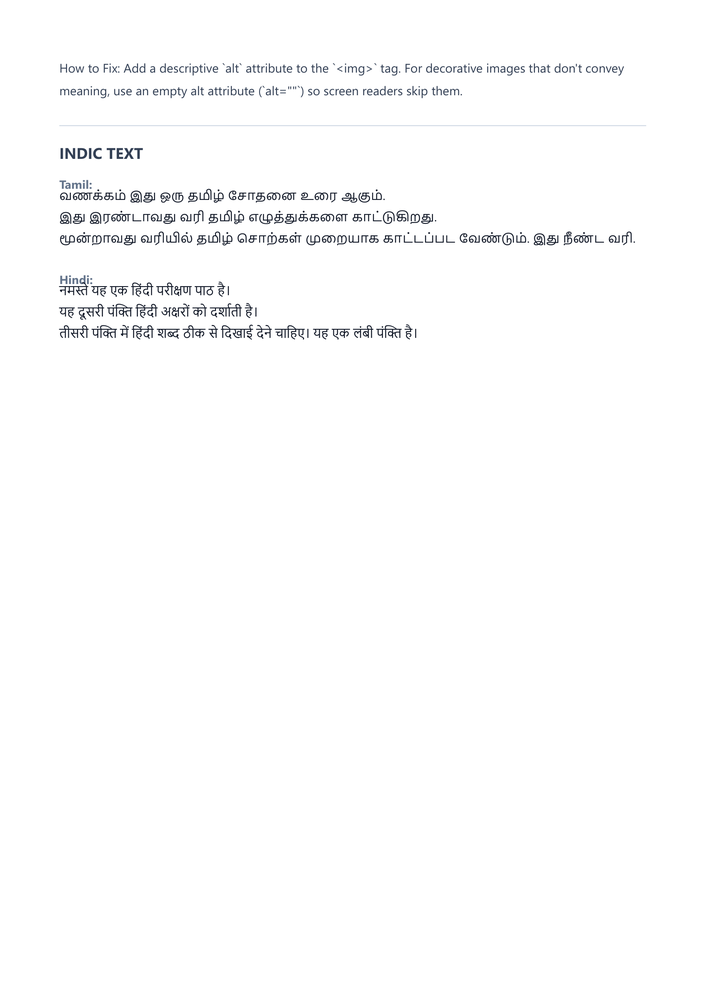
#> input picture backend/page2.png, 706 x 999 px, shrunk from 1654 x 2339 before the run
$ python ana1.py
#> lines starting #> are read from the running program, lines starting #| are printed output that depends on the picture; after the words box and inside, x2 and y2 are one past the last pixel; in counts of white or black regions, pixels touching at a corner belong together
from PIL import Image
import numpy as np
im = np.array(Image.open('page2.png').convert('L'))
h, w = im.shape
#> h = 999; w = 706
print('img', w, h)
#| img 706 999
ink = im < 200
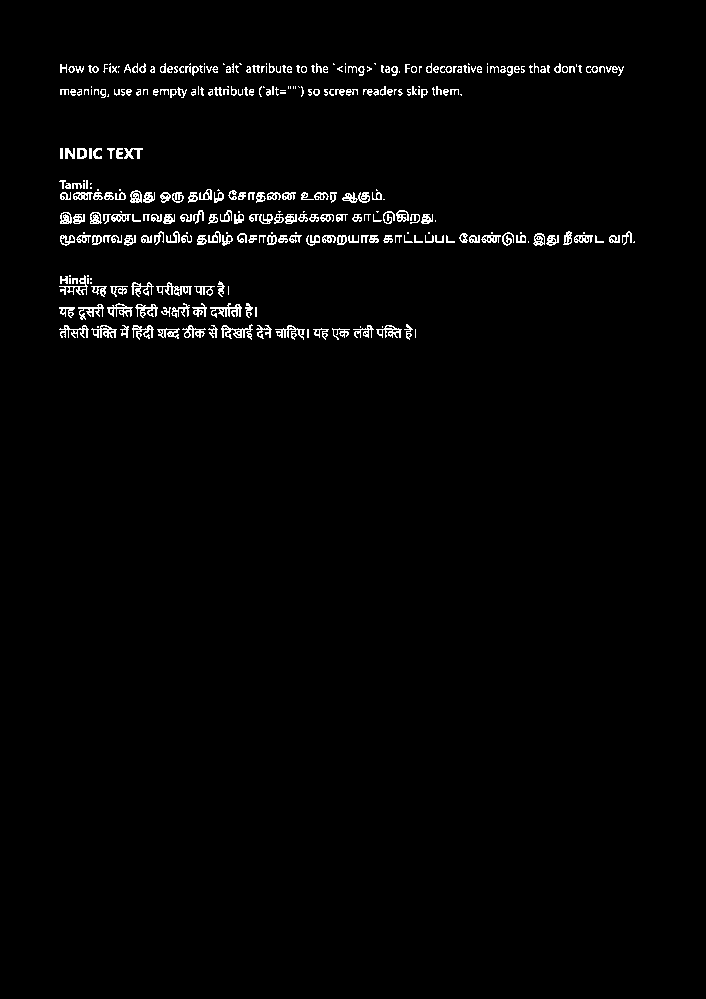
#> ink: shape (999, 706) bool; 1.9% white in thin lines or dots, all inside (x1, y1, x2, y2) = (59, 63, 635, 340)
rows = ink.sum(axis=1)
#> rows = 999 values, max 364 at index 241, min 0 at index 0, mean 13.54
inband = False
start = 0
bands = []
for r in range(h):
    if ink[r].sum() > 3 and not inband:
        inband = True; start = r
    elif ink[r].sum() <= 3 and inband:
        inband = False; bands.append((start, r))
#> after the loop, bands = [(63, 76), (86, 98), (148, 159), (180, 203), (210, 224), (231, 246), (275, 297), (303, 319), (325, 340)]; inband = False; start = 325
if inband:
    bands.append((start, h))
for (a, b) in bands:
    print('band rows %d-%d height %d maxink %d' % (a, b, b - a, ink[a:b].sum(axis=1).max()))
#> this loop made 9 passes
#| band rows 63-76 height 13 maxink 279
#| band rows 86-98 height 12 maxink 233
#| band rows 148-159 height 11 maxink 57
#| band rows 180-203 height 23 maxink 200
#| band rows 210-224 height 14 maxink 247
#| band rows 231-246 height 15 maxink 364
#| band rows 275-297 height 22 maxink 149
#| band rows 303-319 height 16 maxink 167
#> (further printed lines are left out)

$ run again, with backend/render-1.png copied over backend/page2.png
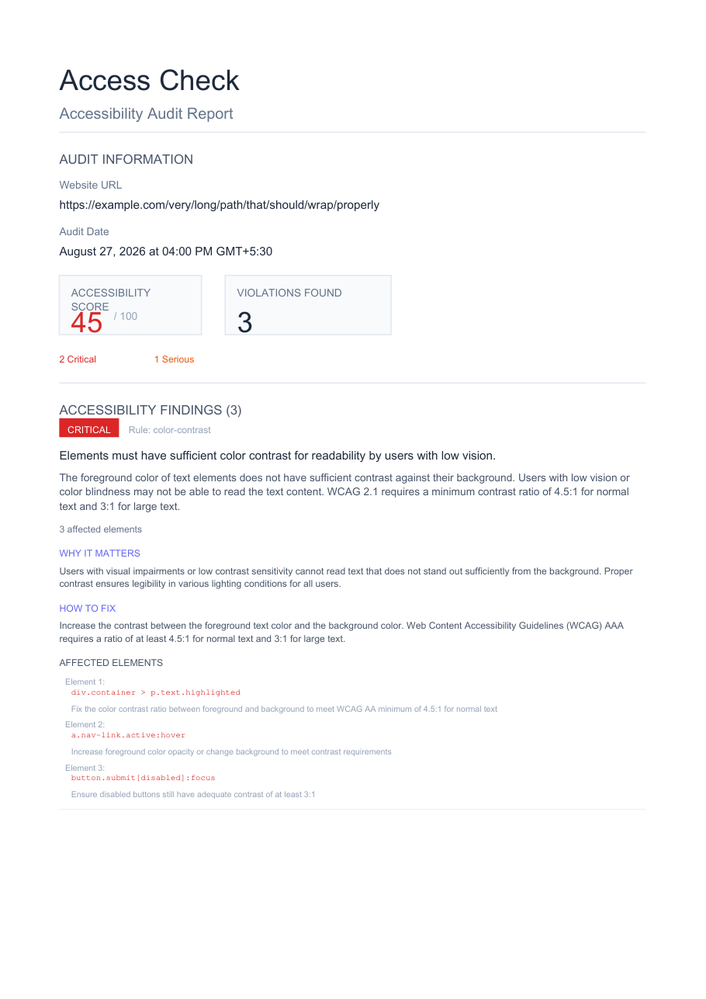
#> input picture backend/render-1.png, 706 x 999 px, shrunk from 910 x 1287 before the run
#| img 706 999
#> `ink = im < 200`:
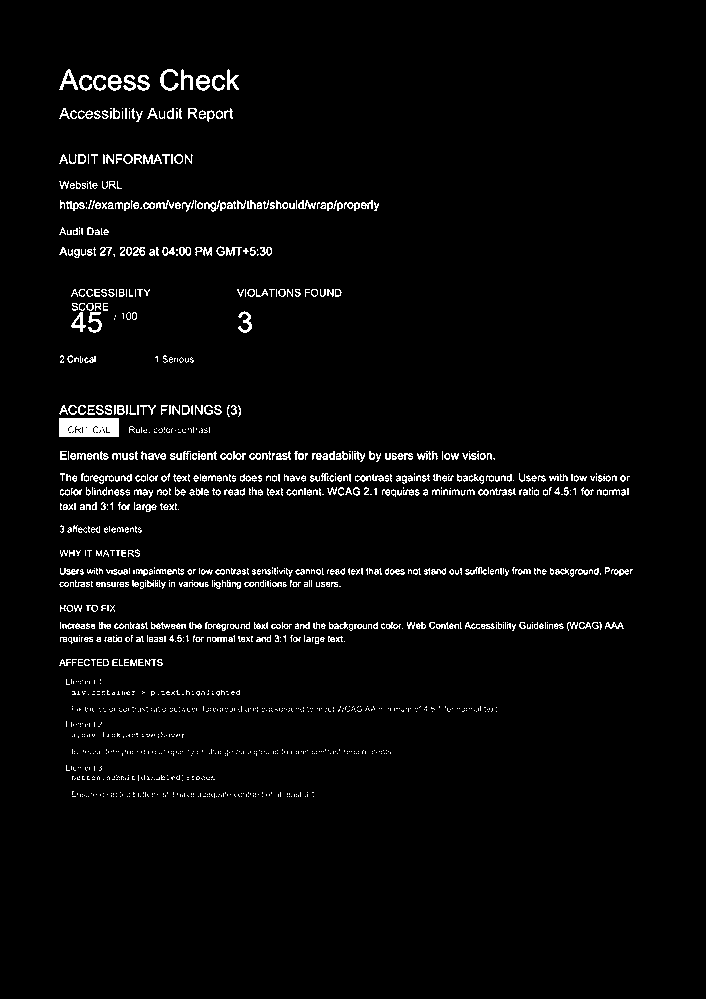
#> ink: shape (999, 706) bool; 3% white in thin lines or dots, all inside (x1, y1, x2, y2) = (59, 69, 633, 798)
#> rows = 999 values, max 374 at index 476, min 0 at index 0, mean 21.09
#> after the loop `for r in range(h):`: bands = 35 pairs, first value 69 to 792, second value 91 to 797; inband = False; start = 792
#> the loop `for (a, b) in bands:` made 35 passes
#> (a, b) on passes 1 to 8: (69, 91), (108, 122), (154, 164), (181, 189), (200, 211), (227, 235), (247, 258), (289, 297)
#> (printed output is left out)

$ run again, with backend/render-2.png copied over backend/page2.png
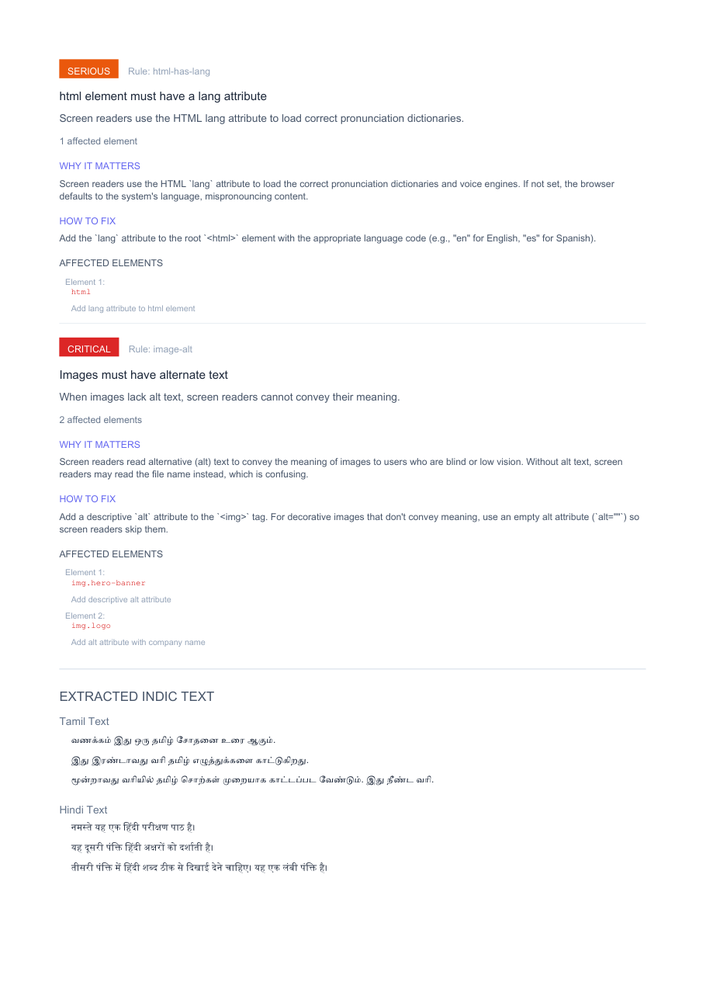
#> input picture backend/render-2.png, 706 x 999 px, shrunk from 910 x 1287 before the run
#| img 706 999
#> `ink = im < 200`:
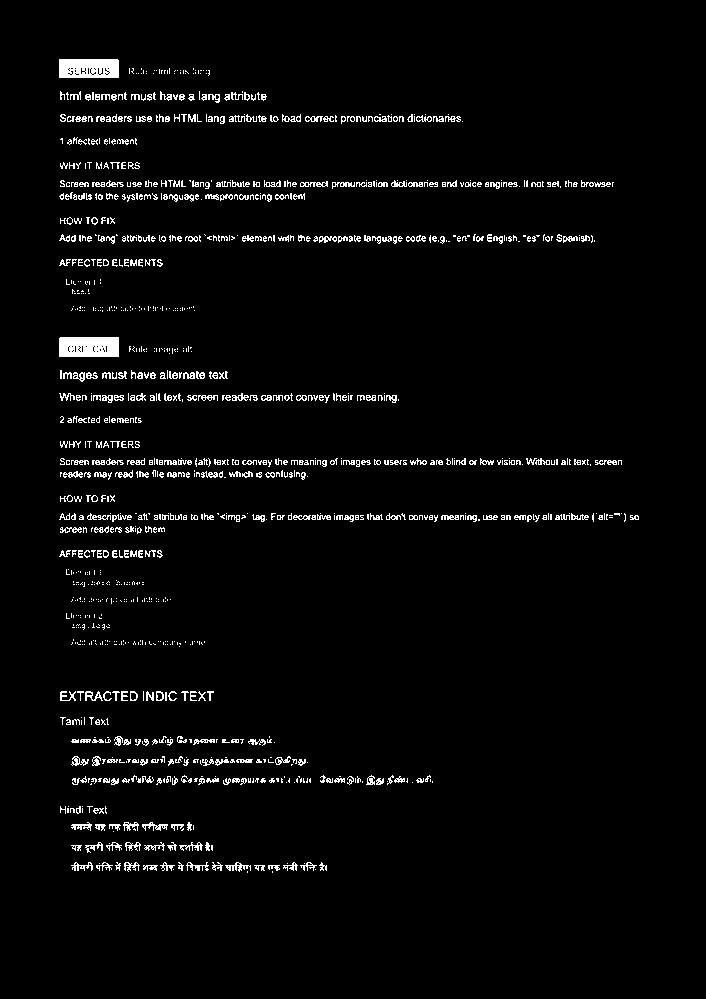
#> ink: shape (999, 706) bool; 3.1% white in thin lines or dots, all inside (x1, y1, x2, y2) = (59, 59, 639, 873)
#> rows = 999 values, max 333 at index 460, min 0 at index 0, mean 21.74
#> after the loop `for r in range(h):`: bands = 40 pairs, first value 59 to 862, second value 78 to 872; inband = False; start = 862
#> the loop `for (a, b) in bands:` made 40 passes
#> (a, b) on passes 1 to 8: (59, 78), (91, 102), (114, 124), (138, 145), (162, 169), (180, 189), (193, 202), (217, 225)
#> (printed output is left out)
